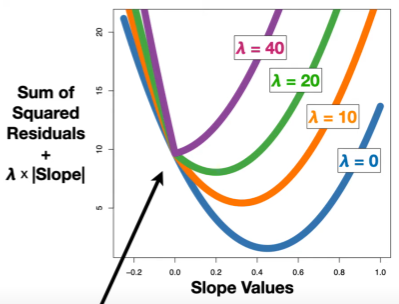
#> input picture Machine Learning/Linear Models/Regularized regression/Lasso Regression/images/visual.png, 399 x 304 px
$ jupyter execute 'lasso regression.ipynb'
#> lines starting #> are read from the running program, lines starting #| are printed output that depends on the picture
1. [Lasso Regression](#lasso-regression)

#### Lasso Regression:
- it is part of the regularization technique to prevent overfitting
- it is called as L1 norm
- it penalizes the coefficient till the value are equal to 0, resulting in removing the unwanted feature for drawing the best fit line\
- the sum of absolute magnitude of the coefficients

- the lasso regression is very similar to the linear regression and effective when we have overfitting in linear regression algorithm
- in linear regession, we try to minimize the residual sum of squared
    - Decrease RSS
- whereas in lasso regression, we try to minimize the residual sum of squares + λ*slope
    - Decrease RSS + λ * slope
        - λ => regularization parameter
            - λ ranges from 0 to +infinity
            - if λ value is large, then we might face high bias issues
- the role of lambda is to make the slope of the linear regression line less steeper than the OLS
    - as the λ value increase from 0 to + infinity the slope of the line will become even more less steeper
    - in other words, the λ value decreases the influence of independent feature on the output values
- to choose the best value for λ, we perform cross validation
- as we increase the λ value, we clearly see the kink in the gradient descent curve

[cell 1]
from PIL import Image
from IPython.display import display

img = Image.open('images/visual.png')
#> img is the input picture: PIL image 399x304 RGBA; mean R, G, B, A 235.4, 234.5, 232.6, 255
new_image = img.resize((450, 350))
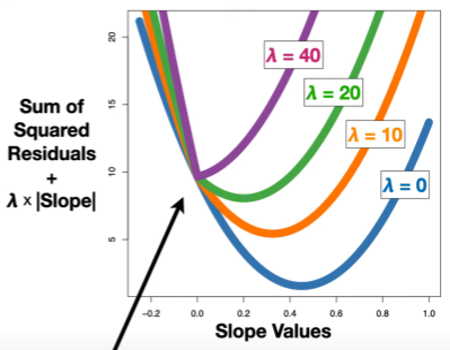
#> new_image: PIL image 450x350 RGBA; mean R, G, B, A 235.4, 234.4, 232.5, 255
display(new_image)
